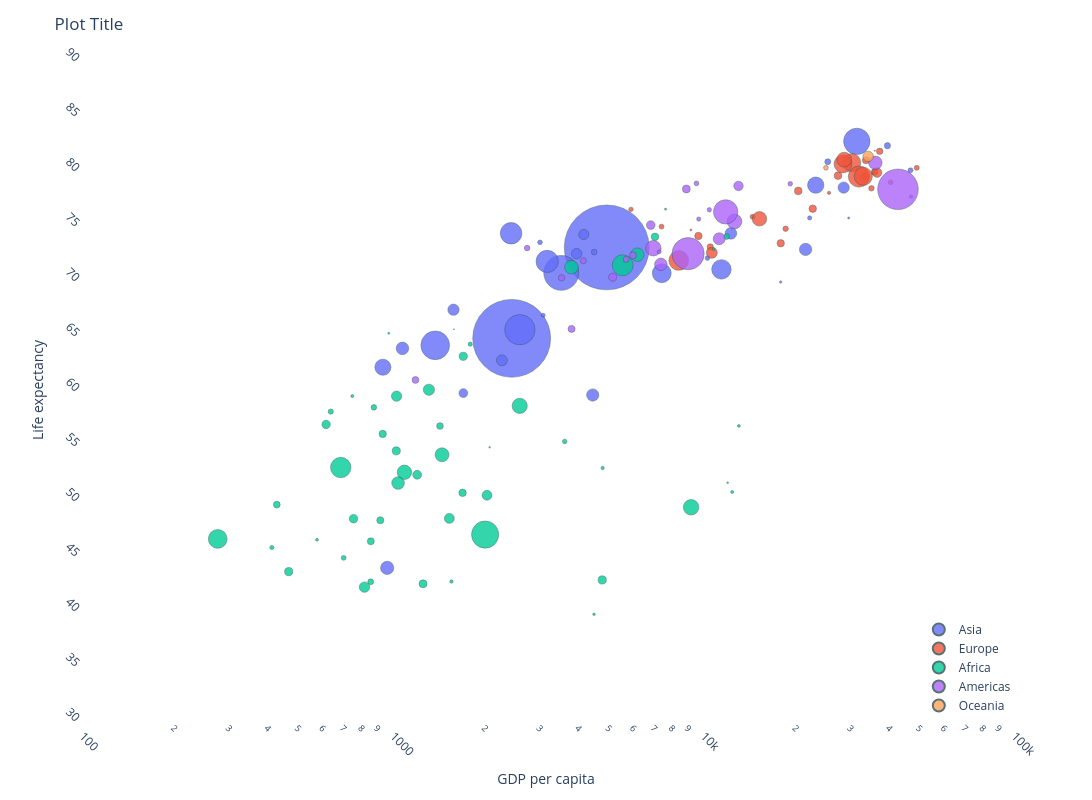

Notebook source saved alongside this figure:
### Code cell
df['foo'] = np.random.randn(len(df))
fig = px.scatter(df[df.year == 2007],
                 x='gdpPercap',
                 y='lifeExp',
                 size='pop',
                 size_max=60,
                 hover_name='country',
                 hover_data=['iso_alpha'],
                 color='continent',
                 opacity=0.8,
                 log_x=True,
                 width=1100,
                 height=800)

fig.update_xaxes(range=[2, 5], tickangle=45, nticks=30, showticklabels=True)
fig.update_yaxes(range=[30, 90], tickangle=45, nticks=50, dtick=5, showticklabels=True)

fig.update_layout(title='Plot Title',
                  xaxis_title='GDP per capita',
                  yaxis_title='Life expectancy',
                  showlegend=True,
                  legend=dict(x=0.9, y=0),
                  legend_title=None,
                  #legend_orientation='h',
                  dragmode='pan',
                  xaxis_showgrid=False,
                  yaxis_showgrid=False)

fig.update_traces(marker=dict(line=dict(width=0.5,
                                        color='DarkSlateGrey')))

fig.show(config={'scrollZoom': True})

### Figure 1 — Plotly figure (JSON) as saved in the notebook; plotly's stock layout.template omitted (floating-point values rounded to 4 significant figures)
{"data": [{"customdata": [["AFG"], ["BHR"], ["BGD"], ["KHM"], ["CHN"], ["HKG"], ["IND"], ["IDN"], ["IRN"], ["IRQ"], ["ISR"], ["JPN"], ["JOR"], ["KOR"], ["KOR"], ["KWT"], ["LBN"], ["MYS"], ["MNG"], ["MMR"], ["NPL"], ["OMN"], ["PAK"], ["PHL"], ["SAU"], ["SGP"], ["LKA"], ["SYR"], ["TWN"], ["THA"], ["VNM"], ["PSE"], ["YEM"]], "hoverlabel": {"namelength": 0}, "hovertemplate": "<b>%{hovertext}</b><br><br>continent=Asia<br>gdpPercap=%{x}<br>lifeExp=%{y}<br>pop=%{marker.size}<br>iso_alpha=%{customdata[0]}", "hovertext": ["Afghanistan", "Bahrain", "Bangladesh", "Cambodia", "China", "Hong Kong, China", "India", "Indonesia", "Iran", "Iraq", "Israel", "Japan", "Jordan", "Korea, Dem. Rep.", "Korea, Rep.", "Kuwait", "Lebanon", "Malaysia", "Mongolia", "Myanmar", "Nepal", "Oman", "Pakistan", "Philippines", "Saudi Arabia", "Singapore", "Sri Lanka", "Syria", "Taiwan", "Thailand", "Vietnam", "West Bank and Gaza", "Yemen, Rep."], "legendgroup": "Asia", "marker": {"color": "#636efa", "line": {"color": "DarkSlateGrey", "width": 0.5}, "opacity": 0.8, "size": [31889923, 708573, 150448339, 14131858, 1318683096, 6980412, 1110396331, 223547000, 69453570, 27499638, 6426679, 127467972, 6053193, 23301725, 49044790, 2505559, 3921278, 24821286, 2874127, 47761980, 28901790, 3204897, 169270617, 91077287, 27601038, 4553009, 20378239, 19314747, 23174294, 65068149, 85262356, 4018332, 22211743], "sizemode": "area", "sizeref": 366300.0, "symbol": "circle"}, "mode": "markers", "name": "Asia", "showlegend": true, "type": "scatter", "x": [974.6, 29800.0, 1391.0, 1714.0, 4959.0, 39720.0, 2452.0, 3541.0, 11610.0, 4471.0, 25520.0, 31660.0, 4519.0, 1593.0, 23350.0, 47310.0, 10460.0, 12450.0, 3096.0, 944, 1091.0, 22320.0, 2606.0, 3190.0, 21650.0, 47140.0, 3970.0, 4185.0, 28720.0, 7458.0, 2442.0, 3025.0, 2281.0], "xaxis": "x", "y": [43.83, 75.64, 64.06, 59.72, 72.96, 82.21, 64.7, 70.65, 70.96, 59.55, 80.75, 82.6, 72.53, 67.3, 78.62, 77.59, 71.99, 74.24, 66.8, 62.07, 63.78, 75.64, 65.48, 71.69, 72.78, 79.97, 72.4, 74.14, 78.4, 70.62, 74.25, 73.42, 62.7], "yaxis": "y"}, {"customdata": [["ALB"], ["AUT"], ["BEL"], ["BIH"], ["BGR"], ["HRV"], ["CZE"], ["DNK"], ["FIN"], ["FRA"], ["DEU"], ["GRC"], ["HUN"], ["ISL"], ["IRL"], ["ITA"], ["MNE"], ["NLD"], ["NOR"], ["POL"], ["PRT"], ["ROU"], ["SRB"], ["SVK"], ["SVN"], ["ESP"], ["SWE"], ["CHE"], ["TUR"], ["GBR"]], "hoverlabel": {"namelength": 0}, "hovertemplate": "<b>%{hovertext}</b><br><br>continent=Europe<br>gdpPercap=%{x}<br>lifeExp=%{y}<br>pop=%{marker.size}<br>iso_alpha=%{customdata[0]}", "hovertext": ["Albania", "Austria", "Belgium", "Bosnia and Herzegovina", "Bulgaria", "Croatia", "Czech Republic", "Denmark", "Finland", "France", "Germany", "Greece", "Hungary", "Iceland", "Ireland", "Italy", "Montenegro", "Netherlands", "Norway", "Poland", "Portugal", "Romania", "Serbia", "Slovak Republic", "Slovenia", "Spain", "Sweden", "Switzerland", "Turkey", "United Kingdom"], "legendgroup": "Europe", "marker": {"color": "#EF553B", "line": {"color": "DarkSlateGrey", "width": 0.5}, "opacity": 0.8, "size": [3600523, 8199783, 10392226, 4552198, 7322858, 4493312, 10228744, 5468120, 5238460, 61083916, 82400996, 10706290, 9956108, 301931, 4109086, 58147733, 684736, 16570613, 4627926, 38518241, 10642836, 22276056, 10150265, 5447502, 2009245, 40448191, 9031088, 7554661, 71158647, 60776238], "sizemode": "area", "sizeref": 366300.0, "symbol": "circle"}, "mode": "markers", "name": "Europe", "showlegend": true, "type": "scatter", "x": [5937.0, 36130.0, 33690.0, 7446.0, 10680.0, 14620.0, 22830.0, 35280.0, 33210.0, 30470.0, 32170.0, 27540.0, 18010.0, 36180.0, 40680.0, 28570.0, 9254.0, 36800.0, 49360.0, 15390.0, 20510.0, 10810.0, 9787.0, 18680.0, 25770.0, 28820.0, 33860.0, 37510.0, 8458.0, 33200.0], "xaxis": "x", "y": [76.42, 79.83, 79.44, 74.85, 73.0, 75.75, 76.49, 78.33, 79.31, 80.66, 79.41, 79.48, 73.34, 81.76, 78.89, 80.55, 74.54, 79.76, 80.2, 75.56, 78.1, 72.48, 74.0, 74.66, 77.93, 80.94, 80.88, 81.7, 71.78, 79.42], "yaxis": "y"}, {"customdata": [["DZA"], ["AGO"], ["BEN"], ["BWA"], ["BFA"], ["BDI"], ["CMR"], ["CAF"], ["TCD"], ["COM"], ["COD"], ["COG"], ["CIV"], ["DJI"], ["EGY"], ["GNQ"], ["ERI"], ["ETH"], ["GAB"], ["GMB"], ["GHA"], ["GIN"], ["GNB"], ["KEN"], ["LSO"], ["LBR"], ["LBY"], ["MDG"], ["MWI"], ["MLI"], ["MRT"], ["MUS"], ["MAR"], ["MOZ"], ["NAM"], ["NER"], ["NGA"], ["REU"], ["RWA"], ["STP"], ["SEN"], ["SLE"], ["SOM"], ["ZAF"], ["SDN"], ["SWZ"], ["TZA"], ["TGO"], ["TUN"], ["UGA"], ["ZMB"], ["ZWE"]], "hoverlabel": {"namelength": 0}, "hovertemplate": "<b>%{hovertext}</b><br><br>continent=Africa<br>gdpPercap=%{x}<br>lifeExp=%{y}<br>pop=%{marker.size}<br>iso_alpha=%{customdata[0]}", "hovertext": ["Algeria", "Angola", "Benin", "Botswana", "Burkina Faso", "Burundi", "Cameroon", "Central African Republic", "Chad", "Comoros", "Congo, Dem. Rep.", "Congo, Rep.", "Cote d'Ivoire", "Djibouti", "Egypt", "Equatorial Guinea", "Eritrea", "Ethiopia", "Gabon", "Gambia", "Ghana", "Guinea", "Guinea-Bissau", "Kenya", "Lesotho", "Liberia", "Libya", "Madagascar", "Malawi", "Mali", "Mauritania", "Mauritius", "Morocco", "Mozambique", "Namibia", "Niger", "Nigeria", "Reunion", "Rwanda", "Sao Tome and Principe", "Senegal", "Sierra Leone", "Somalia", "South Africa", "Sudan", "Swaziland", "Tanzania", "Togo", "Tunisia", "Uganda", "Zambia", "Zimbabwe"], "legendgroup": "Africa", "marker": {"color": "#00cc96", "line": {"color": "DarkSlateGrey", "width": 0.5}, "opacity": 0.8, "size": [33333216, 12420476, 8078314, 1639131, 14326203, 8390505, 17696293, 4369038, 10238807, 710960, 64606759, 3800610, 18013409, 496374, 80264543, 551201, 4906585, 76511887, 1454867, 1688359, 22873338, 9947814, 1472041, 35610177, 2012649, 3193942, 6036914, 19167654, 13327079, 12031795, 3270065, 1250882, 33757175, 19951656, 2055080, 12894865, 135031164, 798094, 8860588, 199579, 12267493, 6144562, 9118773, 43997828, 42292929, 1133066, 38139640, 5701579, 10276158, 29170398, 11746035, 12311143], "sizemode": "area", "sizeref": 366300.0, "symbol": "circle"}, "mode": "markers", "name": "Africa", "showlegend": true, "type": "scatter", "x": [6223.0, 4797.0, 1441.0, 12570.0, 1217.0, 430.1, 2042.0, 706.0, 1704.0, 986.1, 277.6, 3633.0, 1545.0, 2082.0, 5581.0, 12150.0, 641.4, 690.8, 13210.0, 752.7, 1328.0, 942.7, 579.2, 1463.0, 1569.0, 414.5, 12060.0, 1045.0, 759.3, 1043.0, 1803.0, 10960.0, 3820.0, 823.7, 4811.0, 619.7, 2014.0, 7670.0, 863.1, 1598.0, 1712.0, 862.5, 926.1, 9270.0, 2602.0, 4513.0, 1107.0, 883.0, 7093.0, 1056.0, 1271.0, 469.7], "xaxis": "x", "y": [72.3, 42.73, 56.73, 50.73, 52.3, 49.58, 50.43, 44.74, 50.65, 65.15, 46.46, 55.32, 48.33, 54.79, 71.34, 51.58, 58.04, 52.95, 56.73, 59.45, 60.02, 56.01, 46.39, 54.11, 42.59, 45.68, 73.95, 59.44, 48.3, 54.47, 64.16, 72.8, 71.16, 42.08, 52.91, 56.87, 46.86, 76.44, 46.24, 65.53, 63.06, 42.57, 48.16, 49.34, 58.56, 39.61, 52.52, 58.42, 73.92, 51.54, 42.38, 43.49], "yaxis": "y"}, {"customdata": [["ARG"], ["BOL"], ["BRA"], ["CAN"], ["CHL"], ["COL"], ["CRI"], ["CUB"], ["DOM"], ["ECU"], ["SLV"], ["GTM"], ["HTI"], ["HND"], ["JAM"], ["MEX"], ["NIC"], ["PAN"], ["PRY"], ["PER"], ["PRI"], ["TTO"], ["USA"], ["URY"], ["VEN"]], "hoverlabel": {"namelength": 0}, "hovertemplate": "<b>%{hovertext}</b><br><br>continent=Americas<br>gdpPercap=%{x}<br>lifeExp=%{y}<br>pop=%{marker.size}<br>iso_alpha=%{customdata[0]}", "hovertext": ["Argentina", "Bolivia", "Brazil", "Canada", "Chile", "Colombia", "Costa Rica", "Cuba", "Dominican Republic", "Ecuador", "El Salvador", "Guatemala", "Haiti", "Honduras", "Jamaica", "Mexico", "Nicaragua", "Panama", "Paraguay", "Peru", "Puerto Rico", "Trinidad and Tobago", "United States", "Uruguay", "Venezuela"], "legendgroup": "Americas", "marker": {"color": "#ab63fa", "line": {"color": "DarkSlateGrey", "width": 0.5}, "opacity": 0.8, "size": [40301927, 9119152, 190010647, 33390141, 16284741, 44227550, 4133884, 11416987, 9319622, 13755680, 6939688, 12572928, 8502814, 7483763, 2780132, 108700891, 5675356, 3242173, 6667147, 28674757, 3942491, 1056608, 301139947, 3447496, 26084662], "sizemode": "area", "sizeref": 366300.0, "symbol": "circle"}, "mode": "markers", "name": "Americas", "showlegend": true, "type": "scatter", "x": [12780.0, 3822.0, 9066.0, 36320.0, 13170.0, 7007.0, 9645.0, 8948.0, 6025.0, 6873.0, 5728.0, 5186.0, 1202.0, 3548.0, 7321.0, 11980.0, 2749.0, 9809.0, 4173.0, 7409.0, 19330.0, 18010.0, 42950.0, 10610.0, 11420.0], "xaxis": "x", "y": [75.32, 65.55, 72.39, 80.65, 78.55, 72.89, 78.78, 78.27, 72.23, 74.99, 71.88, 70.26, 60.92, 70.2, 72.57, 76.19, 72.9, 75.54, 71.75, 71.42, 78.75, 69.82, 78.24, 76.38, 73.75], "yaxis": "y"}, {"customdata": [["AUS"], ["NZL"]], "hoverlabel": {"namelength": 0}, "hovertemplate": "<b>%{hovertext}</b><br><br>continent=Oceania<br>gdpPercap=%{x}<br>lifeExp=%{y}<br>pop=%{marker.size}<br>iso_alpha=%{customdata[0]}", "hovertext": ["Australia", "New Zealand"], "legendgroup": "Oceania", "marker": {"color": "#FFA15A", "line": {"color": "DarkSlateGrey", "width": 0.5}, "opacity": 0.8, "size": [20434176, 4115771], "sizemode": "area", "sizeref": 366300.0, "symbol": "circle"}, "mode": "markers", "name": "Oceania", "showlegend": true, "type": "scatter", "x": [34440.0, 25190.0], "xaxis": "x", "y": [81.23, 80.2], "yaxis": "y"}], "layout": {"dragmode": "pan", "height": 800, "legend": {"itemsizing": "constant", "title": {}, "tracegroupgap": 0, "x": 0.9, "y": 0}, "margin": {"t": 60}, "showlegend": true, "title": {"text": "Plot Title"}, "width": 1100, "xaxis": {"anchor": "y", "domain": [0, 1], "nticks": 30, "range": [2, 5], "showgrid": false, "showticklabels": true, "tickangle": 45, "title": {"text": "GDP per capita"}, "type": "log"}, "yaxis": {"anchor": "x", "domain": [0, 1], "dtick": 5, "nticks": 50, "range": [30, 90], "showgrid": false, "showticklabels": true, "tickangle": 45, "title": {"text": "Life expectancy"}, "type": "linear"}}}
